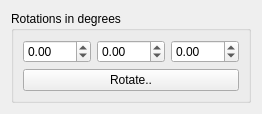
<?xml version="1.0" encoding="UTF-8"?>
<ui version="4.0">
 <class>RotationWidget</class>
 <widget class="QWidget" name="RotationWidget">
  <property name="geometry">
   <rect>
    <x>0</x>
    <y>0</y>
    <width>227</width>
    <height>100</height>
   </rect>
  </property>
  <property name="windowTitle">
   <string>Form</string>
  </property>
  <layout class="QGridLayout" name="gridLayout">
   <item row="0" column="2">
    <widget class="QGroupBox" name="groupBox">
     <property name="title">
      <string>Rotations in degrees</string>
     </property>
     <layout class="QGridLayout" name="gridLayout_2">
      <item row="1" column="0">
       <widget class="QDoubleSpinBox" name="xAngle">
        <property name="minimum">
         <double>-180.000000000000000</double>
        </property>
        <property name="maximum">
         <double>180.000000000000000</double>
        </property>
        <property name="singleStep">
         <double>10.000000000000000</double>
        </property>
       </widget>
      </item>
      <item row="2" column="0" colspan="3">
       <widget class="QPushButton" name="rotateButton">
        <property name="text">
         <string>Rotate..</string>
        </property>
       </widget>
      </item>
      <item row="1" column="2">
       <widget class="QDoubleSpinBox" name="zAngle">
        <property name="minimum">
         <double>-180.000000000000000</double>
        </property>
        <property name="maximum">
         <double>180.000000000000000</double>
        </property>
        <property name="singleStep">
         <double>10.000000000000000</double>
        </property>
       </widget>
      </item>
      <item row="1" column="1">
       <widget class="QDoubleSpinBox" name="yAngle">
        <property name="minimum">
         <double>-180.000000000000000</double>
        </property>
        <property name="maximum">
         <double>180.000000000000000</double>
        </property>
        <property name="singleStep">
         <double>10.000000000000000</double>
        </property>
       </widget>
      </item>
     </layout>
    </widget>
   </item>
  </layout>
 </widget>
 <resources>
  <include location="../../Workspace2.qrc"/>
 </resources>
 <connections/>
</ui>
